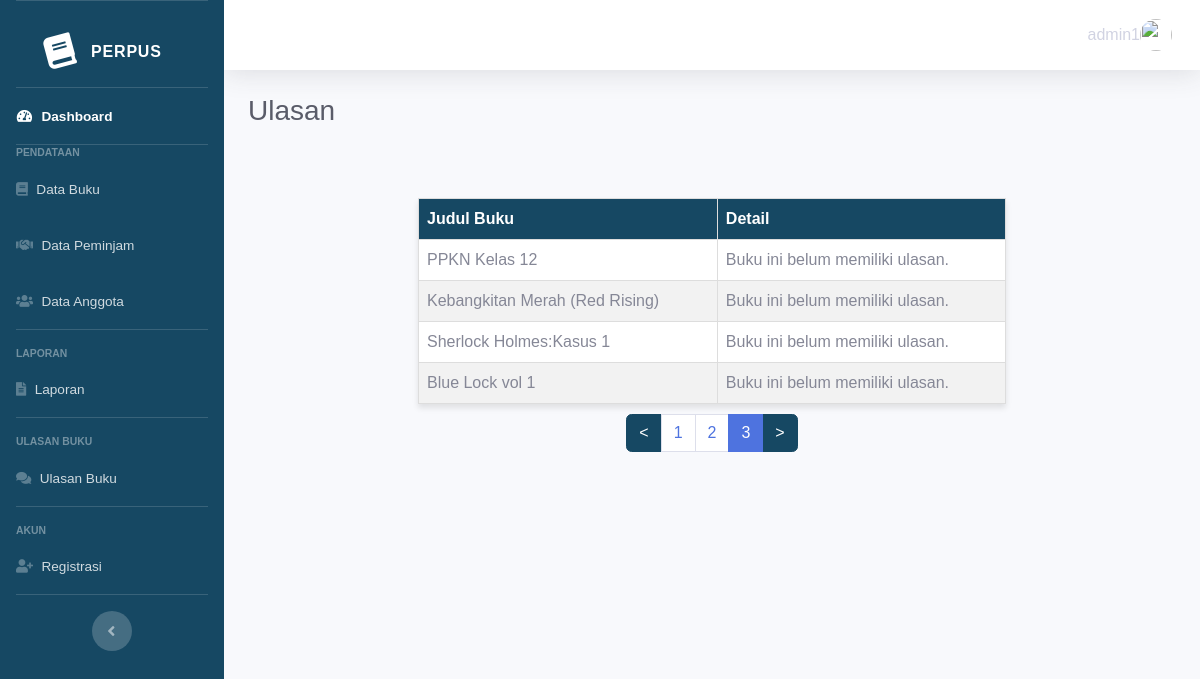
The page /admin/index_ulasan_buku.php?page=3 (signed in) on the database its author committed.
### tables this page shows
CREATE TABLE `buku` (
  `buku_id` int(11) NOT NULL,
  `perpus_id` int(11) NOT NULL,
  `judul` varchar(100) NOT NULL,
  `cover` varchar(255) NOT NULL,
  `penulis` varchar(50) NOT NULL,
  `penerbit` varchar(50) NOT NULL,
  `tahun_terbit` int(11) NOT NULL,
  `deskripsi` varchar(10000) NOT NULL,
  `kategori_id` int(11) NOT NULL,
  `ketersediaan` int(50) NOT NULL,
  `file_pdf` varchar(1000) NOT NULL,
  `created_at` timestamp NOT NULL DEFAULT current_timestamp() ON UPDATE current_timestamp()
);

### admin/index_ulasan_buku.php (the view, shortened to what this page needs)
<?php
$role = $_SESSION["role"];
?>
<!DOCTYPE html>
<html lang="en">
<head>
    <link href="../dashboard/vendor/fontawesome-free/css/all.min.css" rel="stylesheet" type="text/css">
    <link href="../dashboard/css/sb-admin-2.min.css" rel="stylesheet">
</head>
<body id="page-top">
    <div id="wrapper">
        <ul class="navbar-nav bg-gradient-primary sidebar sidebar-dark accordion" id="accordionSidebar">
            <a class="sidebar-brand d-flex align-items-center justify-content-center" href="index.html">
                <div class="sidebar-brand-icon rotate-n-15">
                    <i class="fas fa-book"></i>
                </div>
                <div class="sidebar-brand-text mx-3">Perpus</div>
            </a>
            <hr class="sidebar-divider my-0">
            <li class="nav-item active">
                <a class="nav-link" href="home.php">
                    <i class="fas fa-fw fa-tachometer-alt"></i>
                    <span>Dashboard</span></a>
            </li>
            <?php
            if ($role === "admin") :
            ?>
                <hr class="sidebar-divider my-0">
                <div class="sidebar-heading">
                    Pendataan
                </div>
                <li class="nav-item">
                    <a class="nav-link" href="index_data_buku.php">
                        <i class="fas fa-book"></i>
                        <span>Data Buku</span></a>
                </li>
                <li class="nav-item">
                    <a class="nav-link" href="index_peminjam.php">
                        <i class="fas fa-handshake"></i>
                        <span>Data Peminjam</span></a>
                </li>
                <li class="nav-item">
                    <a class="nav-link" href="index_data_anggota.php">
                        <i class="fas fa-users"></i>
                        <span>Data Anggota</span>
                    </a>
                </li>
                <hr class="sidebar-divider">
                <div class="sidebar-heading">
                    Laporan
                </div>
                <li class="nav-item">
                    <a class="nav-link" href="index_laporan.php">
                        <i class="fas fa-file-alt"></i>
                        <span>Laporan</span></a>
                </li>
                <hr class="sidebar-divider">
                <div class="sidebar-heading">
                    Ulasan Buku
                </div>
                <li class="nav-item">
                    <a class="nav-link" href="index_ulasan_buku.php">
                        <i class="fas fa-comments"></i>
                        <span>Ulasan Buku</span></a>
                </li>
                <hr class="sidebar-divider">
                <div class="sidebar-heading">
                    Akun
                </div>
                <li class="nav-item">
                    <a class="nav-link" href="index_register.php">
                        <i class="fas fa-user-plus"></i>
                        <span>Registrasi</span>
                    </a>
                </li>
                <hr class="sidebar-divider d-none d-md-block">
            <?php endif ?>
            <div class="text-center d-none d-md-inline">
                <button class="rounded-circle border-0" id="sidebarToggle"></button>
            </div>
        </ul>
        <div id="content-wrapper" class="d-flex flex-column">
            <div id="content">
                <nav class="navbar navbar-expand navbar-light bg-white topbar mb-4 static-top shadow">
                    <ul class="navbar-nav ml-auto">
                        <li class="nav-item dropdown no-arrow">
                            <a class="nav-link dropdown-toggle" href="#" id="userDropdown" role="button" data-toggle="dropdown" aria-haspopup="true" aria-expanded="false">
                                <?php
                                if (isset($_SESSION['username'])) {
                                    echo $_SESSION['username'];
                                } else {
                                    echo "Pengguna";
                                }
                                ?> <img class="img-profile rounded-circle" src="https://source.unsplash.com/QAB-WJcbgJk/60x60">
                            </a>
                        </li>
                    </ul>
                </nav>
                <div class="container-fluid">
                    <div class="d-sm-flex align-items-center justify-content-between mb-4">
                        <h2 class="h3 mb-0 text-gray-800">Ulasan</h2>
                    </div>
                    <div class="container">
                        <div class="row">
                            <div class="col-lg-12">
                                <div class="card-body">
                                    <div class="table-responsive">
                                        <table class="table table-bordered" id="dataTable" style="width: 80%;" cellspacing="0">
                                            <tbody>
                                                <?php
                                                $servername = "localhost";
                                                $username = "root";
                                                $password = "";
                                                $dbname = "perpustakaan_digital";
                                                $conn = new mysqli($servername, $username, $password, $dbname);
                                                $query_total_data = "SELECT COUNT(*) as total FROM buku_ulasan";
                                                $result_total_data = $conn->query($query_total_data);
                                                $row_total_data = $result_total_data->fetch_assoc();
                                                $total_data = $row_total_data['total'];
                                                $data_per_halaman = 4;
                                                $total_halaman = ceil($total_data / $data_per_halaman);
                                                if (!isset($_GET['page'])) {
                                                    $page = 1;
                                                } else {
                                                    $page = $_GET['page'];
                                                }
                                                $offset = ($page - 1) * $data_per_halaman;
                                                $sql = "SELECT bu.judul, buku_id
                                FROM buku bu
                                LIMIT $offset, $data_per_halaman";
                                                $result = $conn->query($sql);
                                                if ($result->num_rows > 0) {
                                                    echo "<table>";
                                                    echo "<thead>
                                <tr>
                                    <th>Judul Buku</th>
                                    <th>Detail</th>
                                </tr>
                            </thead>";
                                                    echo "<tbody>";
                                                    while ($row = $result->fetch_assoc()) {
                                                        echo "<tr>";
                                                        echo "<td>" . $row['judul'] . "</td>";
                                                        echo "<td>";
                                                        $buku_id = $row['buku_id'];
                                                        $query_ulasan = "SELECT * FROM buku_ulasan WHERE buku_id = $buku_id";
                                                        $result_ulasan = $conn->query($query_ulasan);
                                                        if ($result_ulasan->num_rows > 0) {
                                                            echo "<a href='detail.php?id=" . $row['buku_id'] . "' class='btn btn-primary'>Detail</a>";
                                                        } else {
                                                            echo "Buku ini belum memiliki ulasan.";
                                                        }
                                                        echo "</td>";
                                                        echo "</tr>";
                                                    }
                                                    echo "</tbody>";
                                                    echo "</table>";
                                                    echo '<ul class="pagination justify-content-center">';
                                                    $previous_page = ($page > 1) ? $page - 1 : 1;
                                                    echo '<li class="page-item"><a class="page-link btn-primary1" href="?page=' . $previous_page . '"><</a></li>';
                                                    for ($i = 1; $i <= $total_halaman; $i++) {
                                                        echo '<li class="page-item ' . (($page == $i) ? "active" : "") . '"><a class="page-link text-primary1" href="?page=' . $i . '">' . $i . '</a></li>';
                                                    }
                                                    $next_page = ($page < $total_halaman) ? $page + 1 : $total_halaman;
                                                    echo '<li class="page-item"><a class="page-link btn-primary1" href="?page=' . $next_page . '">></a></li>';
                                                    echo '</ul>';
                                                } else {
                                                    echo "<p>Tidak ada judul buku yang tersedia.</p>";
                                                }
                                                ?>
                                            </tbody>
                                        </table>
                                    </div>
                                </div>
                            </div>
                        </div>
                    </div>
</body>
</body>
</html>

### admin/index_ulasan_buku.php (style rules this page uses)
.bg-gradient-primary { background-color: #164863; background-image: linear-gradient(180deg, #164863 10%, #164863 100%); background-size: cover; }
.btn-primary1 { background-color: #164863; border-color: #164863; transition: background-color 0.3s ease; color: #ffffff; }
.sidebar { background-color: #164863; }
.nav-link { display: flex; align-items: center; }
.nav-link i { margin-right: 10px; }
body { font-family: Arial, sans-serif; background-color: #f8f9fa; margin: 0; }
h2 { color: #164863; }
table { border-collapse: collapse; margin: 10px auto; width: 70%; background-color: #fff; box-shadow: 0 4px 6px rgba(0, 0, 0, 0.1); }
th, td { border: 1px solid #ddd; padding: 8px; text-align: left; }
thead { height: 50%; }
th { background-color: #164863; color: #fff; }
tr:nth-child(even) { background-color: #f2f2f2; }
a { text-decoration: none; color: inherit; }
.container { text-align: center; }

### rows shown on the page
buku: judul "PPKN Kelas 12"
buku: judul "Kebangkitan Merah (Red Rising)"
buku: judul "Sherlock Holmes:Kasus 1"
buku: judul "Blue Lock vol 1"

### other values the page prints
$_SESSION['username'] "admin1"
